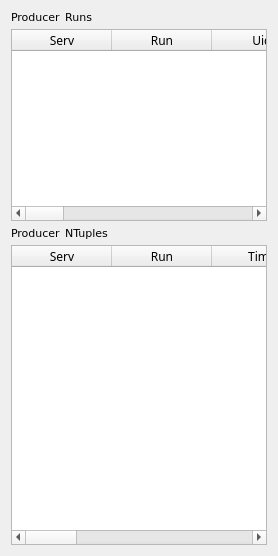
      <widget class="QWidget" name="tab_2">
       <attribute name="title">
        <string>Producer i/o</string>
       </attribute>
       <layout class="QGridLayout" name="gridLayout_7">
        <item row="0" column="0">
         <widget class="QLabel" name="label_3">
          <property name="sizePolicy">
           <sizepolicy hsizetype="Preferred" vsizetype="Fixed">
            <horstretch>0</horstretch>
            <verstretch>0</verstretch>
           </sizepolicy>
          </property>
          <property name="minimumSize">
           <size>
            <width>0</width>
            <height>12</height>
           </size>
          </property>
          <property name="maximumSize">
           <size>
            <width>16777215</width>
            <height>12</height>
           </size>
          </property>
          <property name="font">
           <font>
            <family>DejaVu LGC Sans</family>
            <pointsize>8</pointsize>
           </font>
          </property>
          <property name="text">
           <string>Producer_Runs</string>
          </property>
         </widget>
        </item>
        <item row="1" column="0">
         <widget class="QTableWidget" name="qtwProducerRuns">
          <property name="sizePolicy">
           <sizepolicy hsizetype="Preferred" vsizetype="Expanding">
            <horstretch>0</horstretch>
            <verstretch>0</verstretch>
           </sizepolicy>
          </property>
          <property name="minimumSize">
           <size>
            <width>0</width>
            <height>0</height>
           </size>
          </property>
          <property name="maximumSize">
           <size>
            <width>16777215</width>
            <height>320</height>
           </size>
          </property>
          <property name="sizeIncrement">
           <size>
            <width>0</width>
            <height>0</height>
           </size>
          </property>
          <property name="font">
           <font>
            <family>DejaVu LGC Serif Condensed</family>
            <pointsize>9</pointsize>
           </font>
          </property>
          <property name="showGrid">
           <bool>false</bool>
          </property>
          <column>
           <property name="text">
            <string>Serv</string>
           </property>
          </column>
          <column>
           <property name="text">
            <string>Run</string>
           </property>
          </column>
          <column>
           <property name="text">
            <string>Uid</string>
           </property>
          </column>
          <column>
           <property name="text">
            <string>Time</string>
           </property>
          </column>
          <column>
           <property name="text">
            <string>FirstEvent</string>
           </property>
          </column>
          <column>
           <property name="text">
            <string>LastEvent</string>
           </property>
          </column>
          <column>
           <property name="text">
            <string>Priority</string>
           </property>
          </column>
          <column>
           <property name="text">
            <string>History</string>
           </property>
          </column>
          <column>
           <property name="text">
            <string>Fails</string>
           </property>
          </column>
          <column>
           <property name="text">
            <string>DataMC</string>
           </property>
          </column>
          <column>
           <property name="text">
            <string>Host</string>
           </property>
          </column>
          <column>
           <property name="text">
            <string>Status</string>
           </property>
          </column>
         </widget>
        </item>
        <item row="3" column="0">
         <widget class="QTableWidget" name="qtwProducerNTuples">
          <property name="sizePolicy">
           <sizepolicy hsizetype="Preferred" vsizetype="Expanding">
            <horstretch>0</horstretch>
            <verstretch>0</verstretch>
           </sizepolicy>
          </property>
          <property name="minimumSize">
           <size>
            <width>0</width>
            <height>300</height>
           </size>
          </property>
          <property name="maximumSize">
           <size>
            <width>16777215</width>
            <height>16777215</height>
           </size>
          </property>
          <property name="sizeIncrement">
           <size>
            <width>0</width>
            <height>0</height>
           </size>
          </property>
          <property name="font">
           <font>
            <family>DejaVu LGC Serif Condensed</family>
            <pointsize>9</pointsize>
           </font>
          </property>
          <property name="showGrid">
           <bool>false</bool>
          </property>
          <column>
           <property name="text">
            <string>Serv</string>
           </property>
          </column>
          <column>
           <property name="text">
            <string>Run</string>
           </property>
          </column>
          <column>
           <property name="text">
            <string>Time</string>
           </property>
          </column>
          <column>
           <property name="text">
            <string>FirstEvent</string>
           </property>
          </column>
          <column>
           <property name="text">
            <string>LastEvent</string>
           </property>
          </column>
          <column>
           <property name="text">
            <string>Name</string>
           </property>
          </column>
          <column>
           <property name="text">
            <string>CRC</string>
           </property>
          </column>
          <column>
           <property name="text">
            <string>Size(MB)</string>
           </property>
          </column>
          <column>
           <property name="text">
            <string>Status</string>
           </property>
          </column>
         </widget>
        </item>
        <item row="2" column="0">
         <widget class="QLabel" name="label_4">
          <property name="sizePolicy">
           <sizepolicy hsizetype="Preferred" vsizetype="Fixed">
            <horstretch>0</horstretch>
            <verstretch>0</verstretch>
           </sizepolicy>
          </property>
          <property name="minimumSize">
           <size>
            <width>0</width>
            <height>12</height>
           </size>
          </property>
          <property name="maximumSize">
           <size>
            <width>16777215</width>
            <height>12</height>
           </size>
          </property>
          <property name="font">
           <font>
            <family>DejaVu LGC Sans</family>
            <pointsize>8</pointsize>
           </font>
          </property>
          <property name="text">
           <string>Producer_NTuples</string>
          </property>
         </widget>
        </item>
       </layout>
      </widget>
